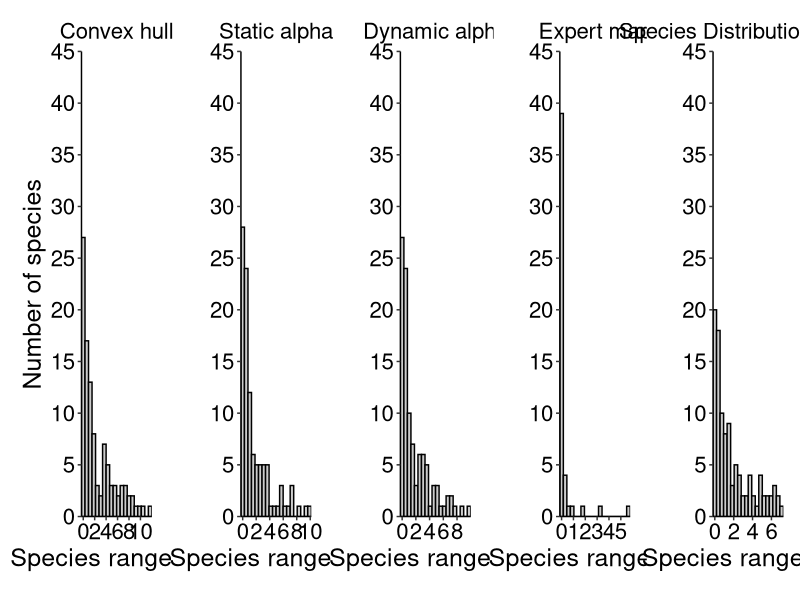

The R script that drew this image: (Note: this script raises an error after producing the figure.)
### This code replicates all the analysis and figures done in the paper entitled: 
# "Comparing methods for estimating geographic ranges in freshwater fishes"
# by Valencia-Rodríguez et al. Submitted to Freshwater Biology

#-----------------------------------------------------------------------------#
####             3.1 Comparison of range sizes between methods             ####
#-----------------------------------------------------------------------------#

## This analysis only considers ranges restricted to water bodies for each method

# Load libraries
library(readr)
library(dplyr)
library(tidyr)
library(ggplot2)
library(patchwork)

# Set your working directory
setwd("~/yourpath")

## Load the "ranges_size.csv" table with the range size estimates for each method. 
# This file is available in section 2.6 or in the tables folder. 
data <- read_csv("ranges_size.csv")

### Prepare the data for analysis ###

# Select only the columns with methods to evaluate range sizes restricted to water bodies
ranges <- data %>% select(Convex_network,Static_network,Dynamic_network,Expert_network,SDM) %>% 
  rename(Convex=Convex_network, Static=Static_network, Dynamic=Dynamic_network, Expert=Expert_network)

## Kolmogorov-Smirnov (KS) test to compare range sizes estimated by each pair of methods

# Function to perform KS test between pairs of methods
ks_test <- function(col1, col2, data) {
  filtered_data <- data %>% select(all_of(col1), all_of(col2)) %>% drop_na()
  test_result <- ks.test(filtered_data[[col1]], filtered_data[[col2]])
  return(c(col1, col2, test_result$statistic, test_result$p.value, nrow(filtered_data)))
}

# Create a list of all possible method pairs
method_pairs <- combn(names(ranges), 2, simplify = FALSE)
# KS test for each pair of methods
ks_results <- lapply(method_pairs, function(pair) {
  ks_test(pair[1], pair[2], ranges)
})

# Merge the results into an array
ks_results_df <- do.call(rbind, ks_results)
colnames(ks_results_df) <- c("Method1", "Method2", "KS_Statistic", "p_KS", "Sample_Size")

# Convert results to a data frame and ensure correct data types
ks_results_df <- as.data.frame(ks_results_df)
ks_results_df$KS_Statistic <- as.numeric(as.character(ks_results_df$KS_Statistic))
ks_results_df$p_KS <- as.numeric(as.character(ks_results_df$p_KS))
ks_results_df$Sample_Size <- as.numeric(as.character(ks_results_df$Sample_Size))
# Print the results
print(ks_results_df)

## Note: The "ks_results_df" object will be used after constructing FIGURE 3 to generate Tables S3 ##

### FIGURE 3 ###

# Convex hull
hull <- ggplot(ranges, aes(Convex/100000)) +
  geom_histogram(fill="grey80", color="black", bins=20) +
  labs(x = expression("Species range size"), y="Number of species") +
  scale_y_continuous(limits=c(0, 45), breaks=seq(0, 45, by=5), expand=c(0,0)) +
  scale_x_continuous(breaks=seq(0, 12, by=2), expand=c(0,0))+
  theme_classic() +
  theme(text = element_text(size=18),
        axis.line=element_line(color="black"),
        axis.text=element_text(color="black", size=16),
        axis.title=element_text(color="black"),
        plot.title=element_text(hjust=0.5, size=16))+
  ggtitle("Convex hull")

# Static alpha
static <- ggplot(ranges, aes(Static/100000)) +
  geom_histogram(fill="grey80", color="black", bins=20) +
  labs(x = expression("Species range size"), y="") +
  scale_y_continuous(limits=c(0, 45), breaks=seq(0, 45, by=5), expand=c(0,0)) +
  scale_x_continuous(breaks=seq(0, 12, by=2), expand=c(0,0)) +
  theme_classic() +
  theme(text=element_text(size=18),
        axis.line=element_line(color="black"),
        axis.text=element_text(color="black", size=16),
        axis.title=element_text(color="black"),
        plot.title=element_text(hjust=0.5, size=16))+
  ggtitle("Static alpha")

# Dynamic alpha
dynamic <- ggplot(ranges, aes(Dynamic/100000)) +
  geom_histogram(fill="grey80", color="black", bins=20) +
  labs(x = expression("Species range size"), y="") +
  scale_y_continuous(limits=c(0, 45), breaks=seq(0, 45, by=5), expand=c(0,0)) +
  scale_x_continuous(breaks=seq(0, 12, by=2), expand=c(0,0)) +
  theme_classic() +
  theme(text=element_text(size=18),
        axis.line=element_line(color="black"),
        axis.text=element_text(color="black", size=16),
        axis.title=element_text(color="black"),
        plot.title=element_text(hjust=0.5, size=16))+
  ggtitle("Dynamic alpha")

# Expert maps
expert <- ggplot(ranges, aes(Expert/100000)) +
  geom_histogram(fill="grey80", color="black", bins=20) +
  labs(x = expression("Species range size"), y="") +
  scale_y_continuous(limits=c(0, 45), breaks=seq(0, 45, by=5), expand=c(0,0)) +
  scale_x_continuous(breaks=seq(0, 12, by=1), expand=c(0,0)) +
  theme_classic() +
  theme(text = element_text(size = 18),
        axis.line=element_line(color="black"),
        axis.text=element_text(color="black", size=16),
        axis.title=element_text(color="black"),
        plot.title=element_text(hjust=0.5, size=16))+
  ggtitle("Expert map")

# Species Distribution Model (SDM)
sdm <- ggplot(ranges, aes(SDM/100000)) +
  geom_histogram(fill="grey80", color="black", bins=20) +
  labs(x = expression("Species range size"), y="") +
  scale_y_continuous(limits=c(0, 45), breaks=seq(0, 45, by=5), expand=c(0,0)) +
  scale_x_continuous(breaks=seq(0, 12, by=2), expand=c(0,0)) +
  theme_classic() +
  theme(text=element_text(size = 18),
        axis.line=element_line(color="black"),
        axis.text=element_text(color="black", size=16),
        axis.title=element_text(color="black"),
        plot.title=element_text(hjust=0.5, size=16))+
  ggtitle("Species Distribution Model")

# Combine images into a single figure and export
group.fig.3 <- wrap_elements(hull) | wrap_elements(static) | wrap_elements(dynamic) | 
  wrap_elements(expert) | wrap_elements(sdm)

Fig.3 <- group.fig.3 + theme(plot.margin = margin(1, 1, 1, 1)) # Adjust margins

# Save figure
ggsave(Fig.3, filename="Fig_3.tiff", width=18, height=7,
       units="cm", scale=2, dpi=400)


### Table S3 ### 

## Prepare the data for analysis
# Convert the "ranges" object to long format
data_long <- pivot_longer(ranges,cols=c(Convex,Static,Dynamic,Expert,SDM),
                          names_to="Method", values_to="RangeSize") %>%
  drop_na() # Remove rows with NA

# Kruskal-Wallis test to test differences between range sizes
kruskal_test <- kruskal.test(RangeSize ~ Method, data = data_long)

# Function to perform Wilcoxon test between all possible pairs of methods
wilcox_test <- function(col1, col2, ranges) {
  filtered_data <- ranges %>% select(all_of(col1), all_of(col2)) %>% drop_na()
  test_result <- wilcox.test(filtered_data[[col1]], filtered_data[[col2]])
  return(c(col1, col2, test_result$statistic, test_result$p.value))
}

# Create a list of all method pairs
method_pairs <- combn(names(ranges), 2, simplify = FALSE)

# Wilcoxon test for each pair of methods
wilcox_results <- lapply(method_pairs, function(pair) {
  wilcox_test(pair[1], pair[2], ranges)
})

# Combine results into a matrix
# Using do.call to combine Wilcoxon test results into a matrix and then convert to data.frame
wilcox_results_df <- do.call(rbind, wilcox_results)
colnames(wilcox_results_df) <- c("Method1", "Method2", "W", "p_Wilcoxon")

# Ensure numerical columns are of the correct type
wilcox_results_df <- as.data.frame(wilcox_results_df)
wilcox_results_df$W <- as.numeric(wilcox_results_df$W)
wilcox_results_df$p_Wilcoxon <- as.numeric(wilcox_results_df$p_Wilcoxon)

# Merge tables using Method1 and Method2 as key columns
## Note: The "ks_results_df" object was constructed in the first part of this section
merged_df <- merge(ks_results_df, wilcox_results_df, by = c("Method1", "Method2"))

# Add column with compared methods
merged_df$Comparative_Method <- paste(merged_df$Method1, "-", merged_df$Method2)

# Rearrange columns and rename for the final format of Table S3
final_df <- merged_df[,c("Comparative_Method","W","p_Wilcoxon",
                         "KS_Statistic","p_KS", "Sample_Size")]
colnames(final_df) <- c("Comparative Method","W","p(W)","D","p(D)","Sample size")

# Format p-values
final_df$`p(W)` <- ifelse(final_df$`p(W)` < 0.05, paste0(formatC(final_df$`p(W)`, format="f", digits=3), "*"), formatC(final_df$`p(W)`, format="f", digits=2))
final_df$`p(D)` <- ifelse(final_df$`p(D)` < 0.05, paste0(formatC(final_df$`p(D)`, format="f", digits=3), "*"), formatC(final_df$`p(D)`, format="f", digits=2))

# Display the result
print(final_df)

# Save the results as Table S3
write.csv(final_df, "Table_S3.csv", row.names = FALSE)

#-----------------------------------------------------------------------------#
#### 3.2 Unrestricted vs. restricted range size within each polygon method ####
#-----------------------------------------------------------------------------#

## This analysis only considers ranges derived from each polygon method

# Load libraries
library(readr)
library(dplyr)
library(tidyr)
library(ggplot2)

### Load and prepare the data ###
# Load the table with estimated range sizes for each method
data <- read_csv("ranges_size.csv") # This is the same table from the previous analysis

### Transform the table ###
# Reshape the data from a wide format to a long format, combining method and shape information
# into separate columns and ensuring that each row represents a single observation of range size.
df <- data %>%
  pivot_longer(cols= -c(Species, 'Number of occurrence records', 'Alpha value'), 
               names_to=c("Method_Shape"),values_to="Value") %>%
  separate(Method_Shape, into=c("Method", "Shape"), sep="_", fill="right") %>%
  mutate(Method=recode(Method, Convex="Convex hull", Dynamic="Dynamic alpha",
                       Static="Static alpha", Expert="Expert map"),
    Shape = ifelse(is.na(Shape), "Polygon", recode(Shape, network="Water bodies", netw="Water bodies"))) %>% 
  select(Method, Shape, Value) %>%
  drop_na(Value)

# Kruskal-Wallis test to detect differences within methods
kruskal <- kruskal.test(df$Value ~ df$Shape, data = df)

# Filter the data to remove NAs and exclude SDM, which only has restricted ranges in water bodies
df.wilcoxon <- df %>% filter(!is.na(Shape) & Method != "SDM")

# List of methods
methods <- unique(df.wilcoxon$Method)
# List to store Wilcoxon test results within each method
results_list <- list()

for (method in methods) {
  df_method <- df.wilcoxon %>% filter(Method == method)
  if (length(unique(df_method$Shape)) == 2) {
    test <- wilcox.test(Value ~ Shape, data = df_method, paired = FALSE)
    results_list[[method]] <- list(p.value = test$p.value, W = test$statistic)
  } else {
    results_list[[method]] <- list(p.value = NA, W = NA)
  }
}

# Create dataframe with the results
results_df <- do.call(rbind, lapply(names(results_list), function(method) {
  data.frame(Method=method, P_Value=results_list[[method]]$p.value, W=results_list[[method]]$W)}))


### FIGURE 4 ###

orden_nom <- c("Convex hull", "Static alpha", "Dynamic alpha", "Expert map", "SDM")
df$Method <- factor(df$Method, levels = orden_nom)
df$Shape <- factor(df$Shape, levels = c("Polygon", "Water bodies"))

# Filter out SDM rows
df_filtered <- df %>% filter(Method != "SDM")

Fig.4 <- 
  ggplot(df_filtered, aes(x = Method, y = Value / 100000, fill = Shape)) +
  geom_boxplot() +
  scale_fill_manual(values=c("#E69F00", "#999999"))+
  labs(x = "", y = expression("Range size (" * km^2 * " x " *10^5* ")")) +
  scale_y_continuous(limits = c(0, 100), breaks=seq(0, 100, by=10), expand=c(0,0))+
  theme_classic() +
  theme(text = element_text(size = 18, color = "black"),
        legend.position = "top",
        panel.grid.major = element_blank(),
        panel.grid.minor = element_blank(),
        axis.line = element_line(color = "black"),
        axis.text = element_text(color = "black", size = 16))

# Save figure
ggsave(Fig.4, filename = "Fig_4.tiff", width = 18, height = 7,
       units ="cm", scale = 2, dpi = 400)

#-----------------------------------------------------------------------------#
####      3.3 Differences and similarities among species' range sizes      ####
#-----------------------------------------------------------------------------#

## This analysis only considers ranges restricted to water bodies for each method

# Load libraries
library(dplyr)
library(ggplot2)
library(gridExtra)

## Apply standard regression models to compare differences in range sizes estimated by each method

## Note: We call the data table adjusted in section 3.1 (object "ranges"),
# which contains the range sizes of each method adjusted to water bodies

# Define the methods to compare
methods <- c("Convex", "Static", "Dynamic", "Expert", "SDM")

# Function to perform linear regressions between pairs of methods
lm_test <- function(col1, col2, data) {
  formula <- as.formula(paste(col1, "~", col2))
  lm_result <- lm(formula, data = data)
  summary_result <- summary(lm_result)
  
  intercept <- summary_result$coefficients[1, 1]
  intercept_t <- summary_result$coefficients[1, 3]
  intercept_p <- summary_result$coefficients[1, 4]
  
  slope <- summary_result$coefficients[2, 1]
  slope_t <- summary_result$coefficients[2, 3]
  slope_p <- summary_result$coefficients[2, 4]
  
  r_squared <- summary_result$r.squared
  
  return(c(col1, col2, intercept, intercept_t, intercept_p, slope, slope_t, slope_p, r_squared))
}

# Create a list of all possible pairs of methods
method_pairs <- combn(methods, 2, simplify = FALSE)

# Perform linear regressions for each pair of methods
lm_results <- lapply(method_pairs, function(pair) {
  lm_test(pair[1], pair[2], ranges)
})

# Combining the rows of the list into a matrix and assign column names to the resulting matrix
lm_results_df <- do.call(rbind, lm_results)
colnames(lm_results_df) <- c("Comparative Method", "Method2", "Intercept", "Intercept_t", 
                             "Intercept_p", "Slope", "Slope_t", "Slope_p", "R-squared")

# Convert the matrix to a data frame
lm_results_df <- as.data.frame(lm_results_df)

# Verify and convert data types in the resulting data frame to ensure 
# numerical values are treated correctly
lm_results_df$Intercept <- as.numeric(as.character(lm_results_df$Intercept))
lm_results_df$Intercept_t <- as.numeric(as.character(lm_results_df$Intercept_t))
lm_results_df$Intercept_p <- as.numeric(as.character(lm_results_df$Intercept_p))
lm_results_df$Slope <- as.numeric(as.character(lm_results_df$Slope))
lm_results_df$Slope_t <- as.numeric(as.character(lm_results_df$Slope_t))
lm_results_df$Slope_p <- as.numeric(as.character(lm_results_df$Slope_p))
lm_results_df$`R-squared` <- as.numeric(as.character(lm_results_df$`R-squared`))

# Concatenate the names of the comparative methods
lm_results_df$`Comparative Method` <- paste(lm_results_df$`Comparative Method`, lm_results_df$Method2, sep = " - ")
lm_results_df <- lm_results_df %>% select(-Method2)
# Print the results
print(lm_results_df)

# Save the results table (Table S4)
write.csv(lm_results_df, "Table_S4.csv", row.names = FALSE)


### FIGURE 5 ###

# Define a general theme for all the plots (Figure 5)
mytheme <- theme(text=element_text(family='Calibri'),
                 axis.text.y=element_text(colour="black", size=11, face="plain"), 
                 axis.text.x=element_text(colour="black", face="plain", size=11),
                 legend.text=element_text(size=11, face="plain", colour="black"), 
                 axis.title.x=element_text(size =13, colour ="black"),
                 axis.title.y=element_text(size =13, colour ="black"),
                 panel.background =element_blank(),
                 panel.border=element_rect(colour= "black", fill=NA, size=0.8),
                 legend.key=element_blank(),
                 axis.line=element_line(size=0.1, color='black'))

# Convex hull ~ Static 
hull.static <- 
  ggplot(ranges, aes(x=ranges$Static/100000, y=ranges$Convex/100000)) +
  geom_point(color="gray60", size=1.5) +
  geom_smooth(method="lm", formula=y~x, se=FALSE, linetype="dashed", color="red", linewidth=1) +
  geom_abline(slope=1, intercept=0, color="grey", linewidth=0.2) +
  labs(x=expression("Static alpha"), y="Convex hull") +
  scale_x_continuous(limits=c(0, 12), breaks=seq(0, 12, by=3), expand=c(0,0)) +
  scale_y_continuous(limits=c(0, 12), breaks=seq(0, 12, by=3), expand=c(0,0)) +
  mytheme+
  annotate("text", x=3.6, y=11, label=expression(paste(italic(R)^2,"=","0.93")), size=3, hjust=1)

# Convex hull ~ Dynamic 
hull.dynamic <- 
  ggplot(ranges,aes(x=ranges$Dynamic/100000, y=ranges$Convex/100000))+
  geom_point(color="gray60", size=1.5) +
  geom_smooth(method="lm", formula=y~x, se=FALSE, linetype="dashed", color="red", linewidth=1)+
  geom_abline(slope=1, intercept=0, color="grey", linewidth=0.2) +
  labs(x=expression("Dynamic alpha"), y="Convex hull") +
  scale_x_continuous(limits=c(0, 12), breaks=seq(0, 12, by=3), expand=c(0,0)) +
  scale_y_continuous(limits=c(0, 12), breaks=seq(0, 12, by=3), expand=c(0,0)) +
  mytheme +
  annotate("text", x=3.6, y=11, label=expression(paste(italic(R)^2,"=","0.95")), size=3, hjust=1)

# Convex hull ~ Expert
hull.expert <-  
  ggplot(ranges,aes(x=ranges$Expert/100000, y=ranges$Convex/100000))+
  geom_point(color="gray60", size=1.5) +
  geom_smooth(method="lm", formula=y~x, se=FALSE, linetype="dashed", color="red", linewidth=1)+
  geom_abline(slope=1, intercept=0, color="grey", linewidth=0.2) +
  labs(x=expression("Expert map"), y="Convex hull") +
  scale_x_continuous(limits=c(0, 12), breaks=seq(0, 12, by=3), expand=c(0,0)) +
  scale_y_continuous(limits=c(0, 12), breaks=seq(0, 12, by=3), expand=c(0,0)) +
  mytheme +
  annotate("text", x=3.6, y=11, label=expression(paste(italic(R)^2,"=","0.88")), size=3, hjust=1)

# Static ~ Dynamic
static.dynamic <-
  ggplot(ranges,aes(x=ranges$Dynamic/100000, y=ranges$Static/100000))+
  geom_point(color="gray60", size=1.5) +
  geom_smooth(method="lm", formula=y~x, se=FALSE, linetype="dashed", color="red", linewidth=1)+
  geom_abline(slope=1, intercept=0, color="grey", linewidth=0.2) +
  labs(x=expression("Dynamic alpha"), y="Static alpha") +
  scale_x_continuous(limits=c(0, 12), breaks=seq(0, 12, by=3), expand=c(0,0)) +
  scale_y_continuous(limits=c(0, 12), breaks=seq(0, 12, by=3), expand=c(0,0)) +
  mytheme +
  annotate("text", x=3.6, y=11, label=expression(paste(italic(R)^2,"=","0.91")), size=3, hjust=1)

# Static ~ Expert
static.expert <-
  ggplot(ranges,aes(x=ranges$Expert/100000, y=ranges$Static/100000))+
  geom_point(color="gray60", size=1.5) +
  geom_smooth(method="lm", formula=y~x, se=FALSE, linetype="dashed", color="red", linewidth=1)+
  geom_abline(slope=1, intercept=0, color="grey", linewidth=0.2) +
  labs(x=expression("Expert map"), y="Static alpha") +
  scale_x_continuous(limits=c(0, 12), breaks=seq(0, 12, by=3), expand=c(0,0)) +
  scale_y_continuous(limits=c(0, 12), breaks=seq(0, 12, by=3), expand=c(0,0)) +
  mytheme +
  annotate("text", x=3.6, y=11, label=expression(paste(italic(R)^2,"=","0.85")), size=3, hjust=1)

# Dynamic ~ Expert
dynamic.expert <- 
  ggplot(ranges,aes(x=ranges$Expert/100000, y=ranges$Dynamic/100000))+
  geom_point(color="gray60", size=1.5) +
  geom_smooth(method="lm", formula=y~x, se=FALSE, linetype="dashed", color="red", linewidth=1)+
  geom_abline(slope=1, intercept=0, color="grey", linewidth=0.2) +
  labs(x=expression("Expert map"), y ="Dynamic alpha") +
  scale_x_continuous(limits=c(0, 12), breaks=seq(0, 12, by=3), expand=c(0,0)) +
  scale_y_continuous(limits=c(0, 12), breaks=seq(0, 12, by=3), expand=c(0,0)) +
  mytheme +
  annotate("text", x=3.6, y=11, label=expression(paste(italic(R)^2,"=","0.81")), size=3, hjust=1)

# Convex hull ~ SDM 
hull.sdm <-
  ggplot(ranges,aes(x=ranges$SDM/100000, y=ranges$Convex/100000))+
  geom_point(color="gray60", size=1.5) +
  geom_smooth(method="lm", formula=y~x, se=FALSE, linetype="dashed", color="red", linewidth=1)+
  geom_abline(slope=1, intercept=0, color="grey", linewidth=0.2) +
  labs(x=expression("SDMs"), y="Convex hull") +
  scale_x_continuous(limits=c(0, 12), breaks=seq(0, 12, by=3), expand=c(0,0)) +
  scale_y_continuous(limits=c(0, 12), breaks=seq(0, 12, by=3), expand=c(0,0)) +
  mytheme +
  annotate("text", x=3.6, y=11, label=expression(paste(italic(R)^2,"=","0.76")), size=3, hjust=1)

# Static ~ SDM
static.sdm <-
  ggplot(ranges,aes(x=ranges$SDM/100000, y=ranges$Static/100000))+
  geom_point(color="gray60", size=1.5) +
  geom_smooth(method="lm",formula=y~x,se=FALSE,linetype="dashed", color="red",linewidth=1)+
  geom_abline(slope=1, intercept=0, color="grey", linewidth=0.2) +
  labs(x=expression("SDMs"), y="Static alpha") +
  scale_x_continuous(limits=c(0, 12), breaks=seq(0, 12, by=3), expand=c(0,0)) +
  scale_y_continuous(limits=c(0, 12), breaks=seq(0, 12, by=3), expand=c(0,0)) +
  mytheme +
  annotate("text", x=3.6, y=11, label=expression(paste(italic(R)^2,"=","0.73")), size=3, hjust=1)

# Dynamic ~ SDM
dynamic.sdm <-
  ggplot(ranges,aes(x=ranges$SDM/100000, y=ranges$Dynamic/100000))+
  geom_point(color = "gray60", size=1.5) +
  geom_smooth(method="lm",formula=y~x,se=FALSE,linetype="dashed", color="red",linewidth=1)+
  geom_abline(slope=1, intercept=0, color="grey", linewidth=0.2) +
  labs(x=expression("SDMs"), y ="Dynamic alpha") +
  scale_x_continuous(limits=c(0, 12), breaks=seq(0, 12, by=3), expand=c(0,0)) +
  scale_y_continuous(limits=c(0, 12), breaks=seq(0, 12, by=3), expand=c(0,0)) +
  mytheme +
  annotate("text", x=3.6, y=11, label=expression(paste(italic(R)^2,"=","0.68")), size=3, hjust=1)

# SDM ~ Expert
sdm.expert <-
  ggplot(ranges,aes(x=ranges$Expert/100000, y=ranges$SDM/100000))+
  geom_point(color="gray60", size=1.5) +
  geom_smooth(method="lm",formula=y~x,se=FALSE,linetype="dashed", color="red",linewidth=1)+
  geom_abline(slope=1, intercept=0, color="grey", linewidth=0.2) +
  labs(x=expression("Expert map"), y="SDMs") +
  scale_x_continuous(limits=c(0, 12), breaks=seq(0, 12, by=3), expand=c(0,0)) +
  scale_y_continuous(limits=c(0, 12), breaks=seq(0, 12, by=3), expand=c(0,0)) +
  mytheme +
  annotate("text", x=3.6, y=11, label=expression(paste(italic(R)^2,"=","0.72")), size=3, hjust=1)

# Combine all the plots into a grid
Fig.5 <- grid.arrange(hull.static, hull.dynamic, hull.expert, hull.sdm, static.expert, 
                     static.dynamic, static.sdm, dynamic.sdm, dynamic.expert, sdm.expert, 
                     ncol=3, nrow=4, layout_matrix=rbind(c(1, 2, 3), c(4, 5, 6),
                                                         c(7, 8, 9), c(NA, 10, NA)))

# Save figure
ggsave(Fig.5, filename="Fig_5.tiff", width=18, height=18,
       units="cm", scale=1, dpi=400)
